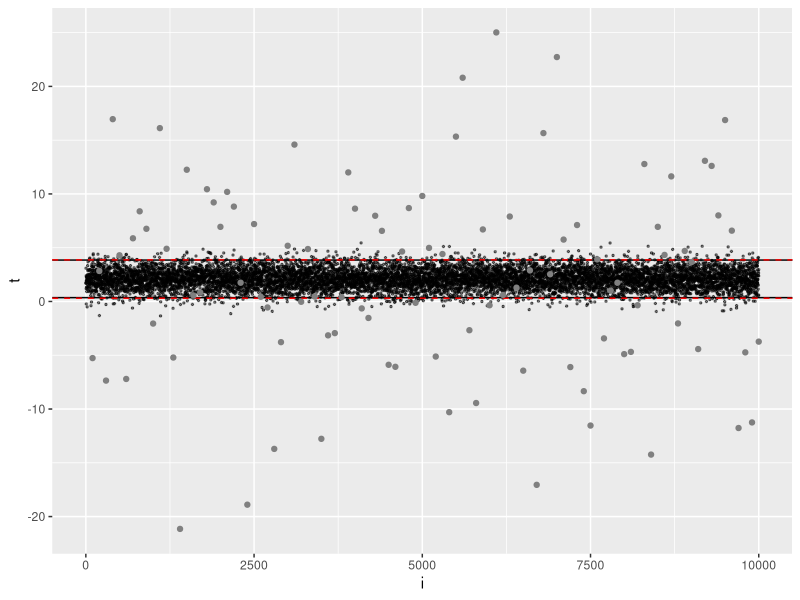
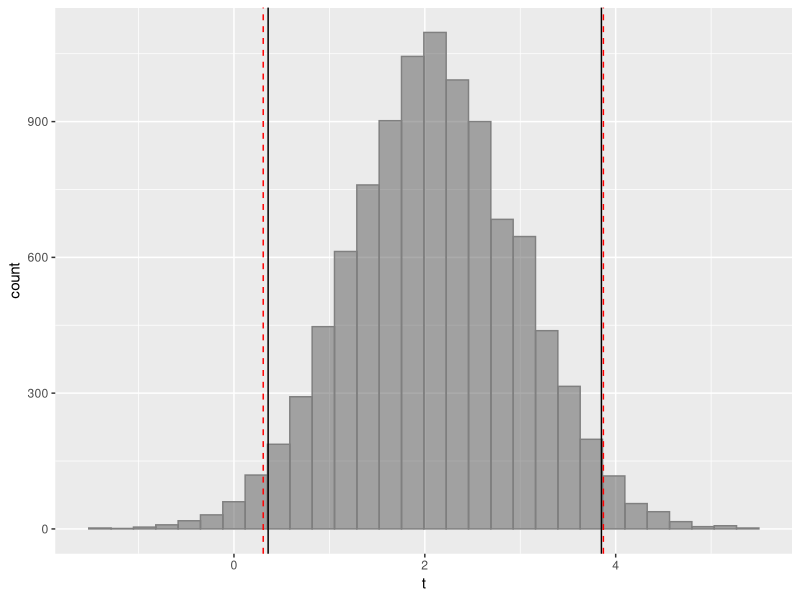
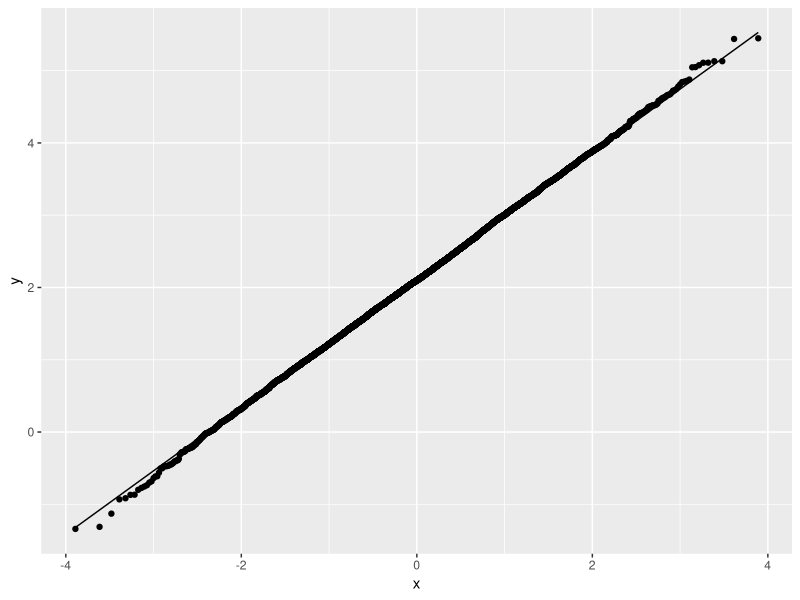
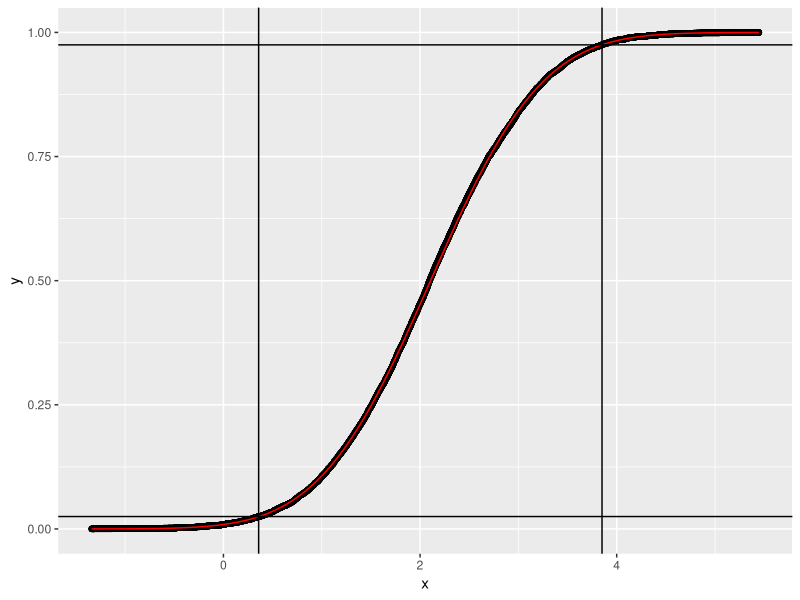
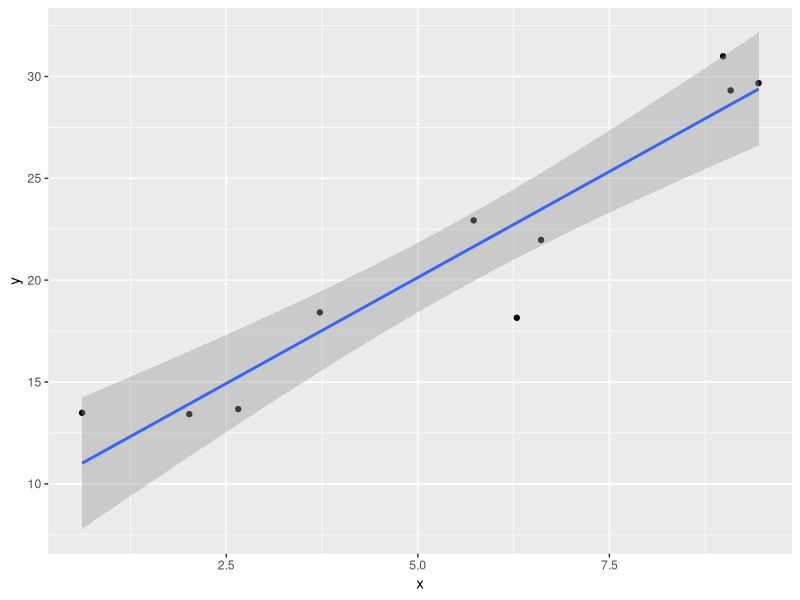
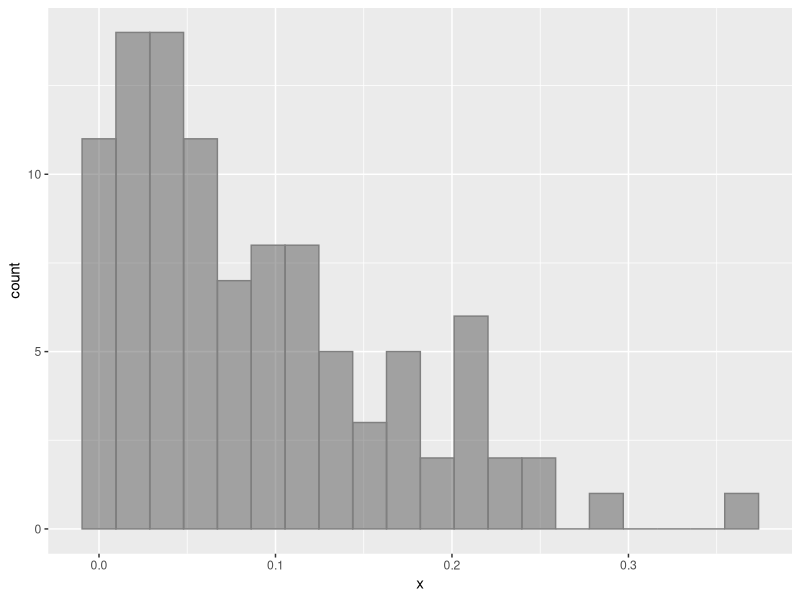
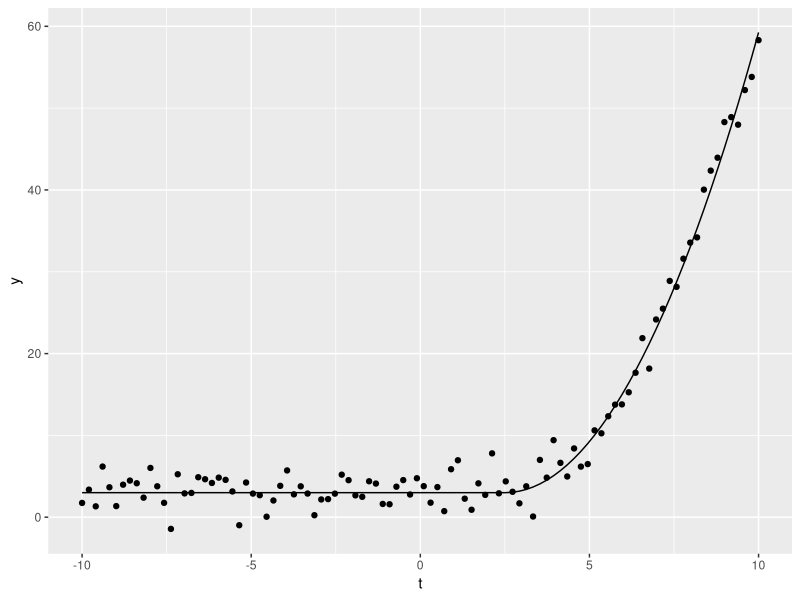
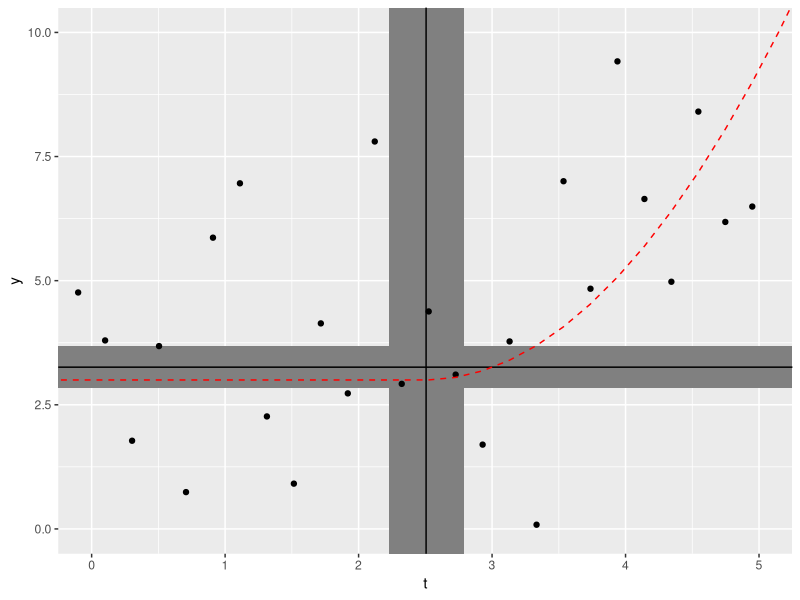

R code for these plots, in order:
## ---- chunk 1
knitr::opts_chunk$set(echo = TRUE)
library(tidyverse)
library(boot)
## ---- chunk 2
set.seed(1)
R = 10000
data <- rnorm(100 , 1, 10)
data.b <- boot(data, R=R, statistic=function(x, i) mean(x[i]))
data.b
## ---- chunk 3
data.ci <- boot.ci(data.b, type="perc")
data.tt <- t.test(data)
## ---- chunk 4
data.orig <- tibble(
  i = seq_along(data) * 100, 
  y=data
)

tibble(
  i = 1:R,
  t = data.b$t
) %>% 
  ggplot(aes(x=i, y=t)) +
  geom_point(size = 0.5, alpha = 0.5) +
  geom_hline(aes(yintercept=data.ci$percent[4])) +
  geom_hline(aes(yintercept=data.ci$percent[5])) +
  geom_hline(aes(yintercept=data.tt$conf.int[1]), color="red", lty=2) + 
  geom_hline(aes(yintercept=data.tt$conf.int[2]), color="red", lty=2) +
  geom_point(data=data.orig, aes(x=i, y=y), color=gray(0.5))
## ---- chunk 5
tibble(
  i = 1:R,
  t = data.b$t
) %>% 
  ggplot(aes(x=t)) +
  geom_histogram(bins=30, color=gray(0.5), alpha=0.5) +
  geom_vline(aes(xintercept=data.ci$percent[4])) +
  geom_vline(aes(xintercept=data.ci$percent[5])) +
  geom_vline(aes(xintercept=data.tt$conf.int[1]), color="red", lty=2) + 
  geom_vline(aes(xintercept=data.tt$conf.int[2]), color="red", lty=2)
## ---- chunk 6
alpha <- 0.05
quantile(data.b$t, c(alpha/2, 1-(alpha/2)))

data.ci$percent[4:5]
## ---- chunk 7
tibble(x=data.b$t) %>% 
  ggplot(aes(sample=x)) +
  geom_qq() +
  geom_qq_line()
## ---- chunk 8
m <- mean(data.b$t)
s <- sd(data.b$t)

tibble(
  x = seq(min(data.b$t), max(data.b$t), length.out=R),
  y = ecdf(data.b$t)(x),
  yn = pnorm(x, mean=m, sd=s)
) %>% 
  ggplot(aes(x=x)) +
  geom_point(aes(y=y)) +
  geom_line(aes(y=yn), color="red") +
  geom_vline(xintercept=c(data.ci$percent[4:5])) +
  geom_hline(yintercept=c(alpha/2, 1-alpha/2))
## ---- chunk 9
set.seed(1)
N <- 10
k <- c(a=10, b=2)

data <- tibble(
  x = runif(N, 0, 10),
  y = k["a"] + k["b"] * x + rnorm(N, sd=2)
)

data %>% 
  ggplot(aes(x=x, y=y)) + 
  geom_point() +
  geom_smooth(method="lm")
## ---- chunk 10
k.lm <- lm(y~x, data=data)$coefficients
names(k.lm) <- names(k)
k.lm
## ---- chunk 11
linfit <- function(data) {
  N <- length(data$x)
  A <- matrix(c(rep(1, N), data$x), nrow=N, ncol=2, byrow=F)
  res <- as.vector(MASS::ginv(A) %*% data$y)
  names(res) <- c("a", "b")
  return(res)
}
k.lf <- linfit(data)
## ---- chunk 12
data.b <- boot(data, R=10000, statistic = function(x, i) linfit(x[i,]))
data.b
boot.ci(data.b, type="perc", index=1)
boot.ci(data.b, type="perc", index=2)
## ---- chunk 13
set.seed(1)
data <- rbeta(100, 1, 10)

tibble(
  x=data
) %>% 
  ggplot(aes(x=x)) + 
  geom_histogram(bins=20, color=gray(0.5), alpha=0.5)

data.pb <- boot(
  data,
  R=10000,
  sim = "parametric",
  statistic = function(x, i) mean(x[i]),
  mle = list(mean=mean(data), sd=sd(data)),
  ran.gen = function(x, p) rnorm(length(x), mean=p$mean, sd=p$sd)
)
data.pb
boot.ci(data.pb, type="perc")
## ---- chunk 14
data.b <- boot(
  data,
  R=10000,
  statistic = function(x, i) mean(x[i]),
)
data.b
boot.ci(data.b, type="perc")
## ---- chunk 15
f <- function(t, t0 = 0, bias = 0, a = 1) {
  b <- -2 * a * t0
  c <- bias + a * t0^2
  y <- a * t^2 + b * t + c
  return(ifelse(t < t0, bias, y))
}
## ---- chunk 16
set.seed(1)
onset <- 2.5 # s
bias <- 3    # N
a <- 1

data <- tibble(
  t = seq(-10, 10, length.out=100),
  yn = f(t, onset, bias, 1),
  y = yn + rnorm(length(t), 0, 2)
)

data %>% 
  ggplot(aes(x=t)) +
  geom_point(aes(y=y)) + 
  geom_line(aes(y=yn))
## ---- chunk 17
fit <- nls(y ~ f(t, t0, b, a), data=data, 
                start=list(
                  t0 = 0,
                  b = 0,
                  a = 10
                ))
summary(fit)

## ---- chunk 18
stats <- function(y, data) {
  fit <- nls(y~f(t, t0, bias, a), data=data, start=list(t0=0, bias=0, a=1))
  pars <- fit$m$getPars()
  return(pars)
}

stats(data$y, data)
## ---- chunk 19
data.b <- boot(data, R=10000, statistic = function(x, i) stats(x[i, "y"], x[i,]))
## ---- chunk 20
data.b
boot.ci(data.b, type="perc", index=1)
boot.ci(data.b, type="perc", index=2)
boot.ci(data.b, type="perc", index=3)
## ---- chunk 21
ci <- list(
  t0 = boot.ci(data.b, type="perc", index = 1)$percent[4:5],
  bias = boot.ci(data.b, type="perc", index = 2)$percent[4:5],
  a = boot.ci(data.b, type="perc", index = 3)$percent[4:5]
)
ci
## ---- chunk 22
data %>% 
  ggplot(aes(x=t, y=y)) +
  geom_rect(aes(xmin=ci$t0[1], xmax=ci$t0[2], ymin=-Inf, ymax=Inf), fill=gray(0.5)) +
  geom_rect(aes(ymin=ci$bias[1], ymax=ci$bias[2], xmin=-Inf, xmax=Inf), fill=gray(0.5)) +
  geom_vline(xintercept=data.b$t0["t0"]) +
  geom_hline(yintercept=data.b$t0["bias"]) +
  geom_point() +
  geom_line(aes(y=yn), color="red", lty=2) +
  coord_cartesian(xlim=c(0, 5), ylim=c(0, 10))
  
## ---- chunk 23
f_conf <- function(t, f, ci, upper=T) {
  df <- expand.grid(ci)
  df$f <- f(t, df$t0, df$bias, df$a)
  return(ifelse(upper, max(df$f), min(df$f)))
}

data %>% 
  mutate(
    upper = map_dbl(t, ~ f_conf(., f, ci)), # massimo tra tutte le combinazioni
    lower = map_dbl(t, ~ f_conf(., f, ci, upper=F))# minimo
  ) %>% 
  ggplot(aes(x=t)) + 
  geom_point(aes(y=y)) +
  geom_ribbon(aes(ymin=lower, ymax=upper), alpha=0.5) +
  geom_line(aes(y=yn))
